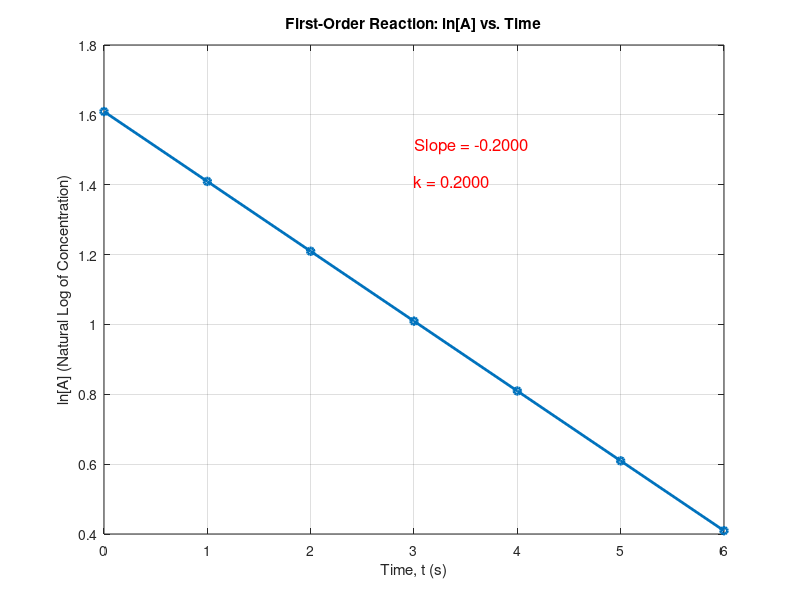

Here is the MATLAB script that generated this plot:
time = [0, 1, 2, 3, 4, 5, 6]; 
A_conc = [5, 4.093654, 3.3516, 2.744058, 2.246645, 1.839397, 1.505971];
ln_A = log(A_conc);

p = polyfit(time, ln_A, 1);
slope = p(1);
k = -p(1); 
disp(['Estimated k: ', num2str(k)]);

plot(time, ln_A, 'o-', 'LineWidth', 2, 'MarkerSize', 5); 
xlabel('Time, t (s)'); 
ylabel('ln[A] (Natural Log of Concentration)'); 
title('First-Order Reaction: ln[A] vs. Time');
grid on;

x_pos = max(time) - 3; 
y_pos = max(ln_A) - 0.1;
text(x_pos, y_pos, ['Slope = ', num2str(slope, '%.4f')], 'FontSize', 12, 'Color', 'red');
x_pos = max(time) - 3; 
y_pos = max(ln_A) - 0.2;
text(x_pos, y_pos, ['k = ', num2str(k, '%.4f')], 'FontSize', 12, 'Color', 'red')
